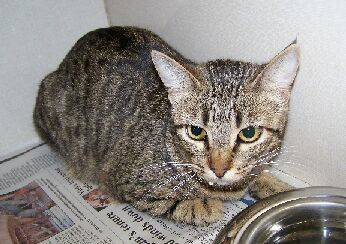
#> input picture computer_vision/image_transformations/cat.5000.jpg, 346 x 244 px
$ jupyter execute --allow-errors main.py.ipynb
#> lines starting #> are read from the running program, lines starting #| are printed output that depends on the picture
# Plot histogramas canais RGB

[cell 1]
import datetime
import os
from skimage.io import imread, imsave, imshow
import numpy as np
from skimage.transform import resize
import matplotlib.pyplot as plt


# [11 lines of commented-out code are left out]


import skimage
# Split
# img = resize(imread. (500, 500)))
# img = resize(imread('cat.5000.jpg'), (500, 500))
# img = rgb2gray(imread('cat.5000.jpg'))
#> (the rest of this cell did not finish here and is left out)

# Plot da Transformada de cor

[cell 2]
import skimage
# Split
img = resize(imread('cat.5000.jpg'), (500, 500))
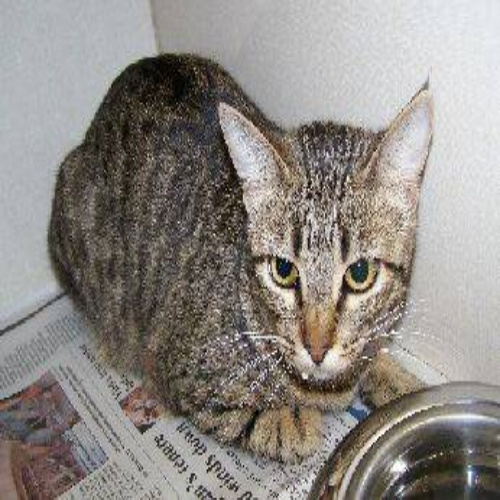
#> img: shape (500, 500, 3) float64; mean R, G, B 0.562, 0.542, 0.524

red_c_mul = [1,0,0]
green_c_mul = [0,1,0]
blue_c_mul = [0,0,1]
shift = [3,3,3]

#Ligth intensity change
ligth_int_chg = (red_c_mul * img) + (green_c_mul * img) + (blue_c_mul * img)

#Ligth intensity shift
ligth_int_sft = img + shift

ligth_int_cng_plus_sft = ligth_int_chg + shift

img2 = skimage.img_as_uint(img)

red_channel = ligth_int_cng_plus_sft[:, :, 0]
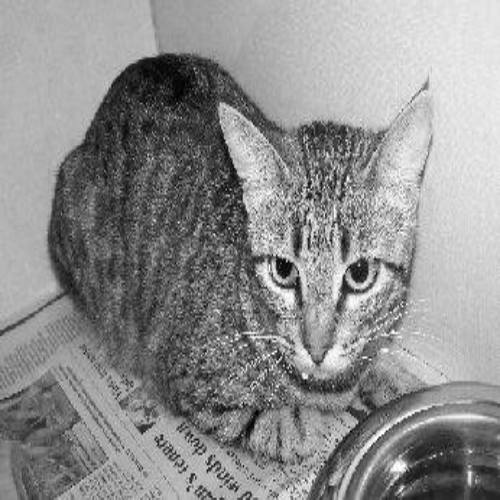
#> red_channel: shape (500, 500) float64; min 3, max 4, mean 3.56; drawn with min black and max white
green_channel = ligth_int_cng_plus_sft[:, :, 1]
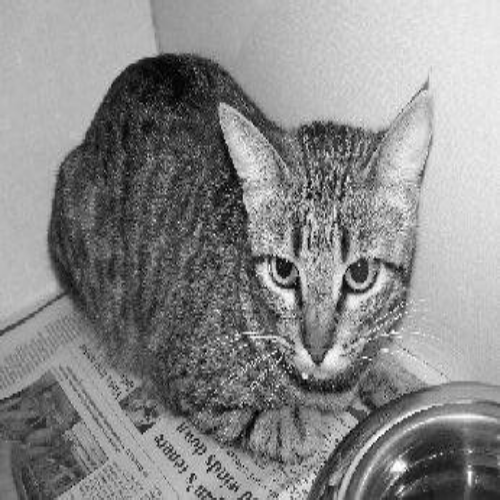
#> green_channel: shape (500, 500) float64; min 3, max 4, mean 3.54; drawn with min black and max white
blue_channel = ligth_int_cng_plus_sft[:, :, 2]
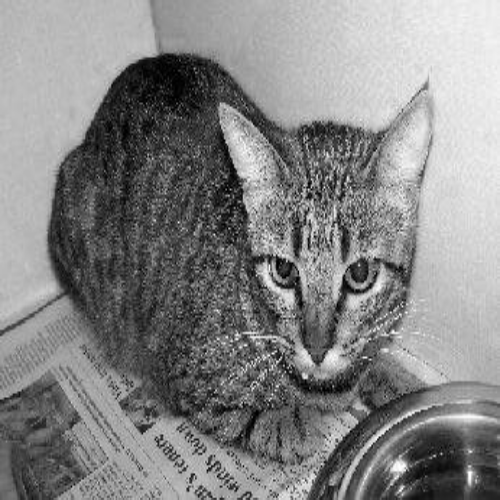
#> blue_channel: shape (500, 500) float64; min 3, max 4, mean 3.52; drawn with min black and max white

new_red = (red_channel - np.mean(red_channel))/np.std(red_channel)
new_green = (green_channel - np.mean(green_channel))/np.std(green_channel)
new_blue = (blue_channel - np.mean(blue_channel))/np.std(blue_channel)

img2[:, :, 0] = new_red
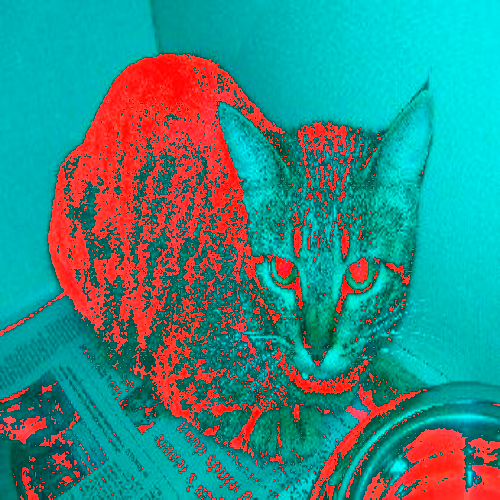
#> img2: shape (500, 500, 3) uint16; mean R, G, B 13853.5, 35547.2, 34338.5; drawn with min black and max white
img2[:, :, 1] =new_green
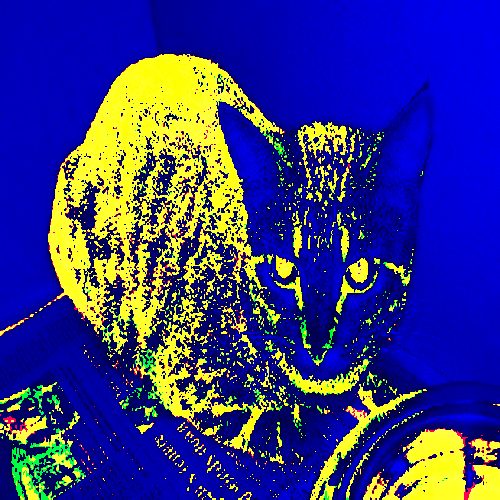
#> img2: shape (500, 500, 3) uint16; mean R, G, B 13853.5, 14332.9, 34338.5; drawn with min black and max white
img2[:, :, 2] =new_blue
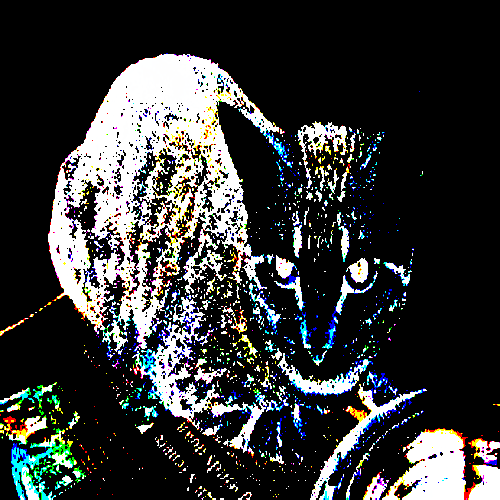
#> img2: shape (500, 500, 3) uint16; mean R, G, B 13853.5, 14332.9, 14304.6; drawn with min black and max white

fig, axs = plt.subplots(2,2, figsize=(10,8))

cax_00 = axs[0,0].imshow(img2)
axs[0,0].set_title('Original IMG - Ligth intensity change + shift - Transformada de cor')
axs[0,0].xaxis.set_major_formatter(plt.NullFormatter())  # kill xlabels
axs[0,0].yaxis.set_major_formatter(plt.NullFormatter())  # kill ylabels

cax_01 = axs[0,1].imshow(red_channel, cmap='Reds')
fig.colorbar(cax_01, ax=axs[0,1])
axs[0,1].set_title('')
axs[0,1].xaxis.set_major_formatter(plt.NullFormatter())
axs[0,1].yaxis.set_major_formatter(plt.NullFormatter())

cax_10 = axs[1,0].imshow(green_channel, cmap='Greens')
fig.colorbar(cax_10, ax=axs[1,0])
axs[1,0].set_title('Green Channel of Ligth intensity change + shift')
axs[1,0].xaxis.set_major_formatter(plt.NullFormatter())
axs[1,0].yaxis.set_major_formatter(plt.NullFormatter())

cax_11 = axs[1,1].imshow(blue_channel, cmap='Blues')
fig.colorbar(cax_11, ax=axs[1,1])
axs[1,1].set_title('Blue Channel of Ligth intensity shift')
axs[1,1].xaxis.set_major_formatter(plt.NullFormatter())
axs[1,1].yaxis.set_major_formatter(plt.NullFormatter())
plt.show()
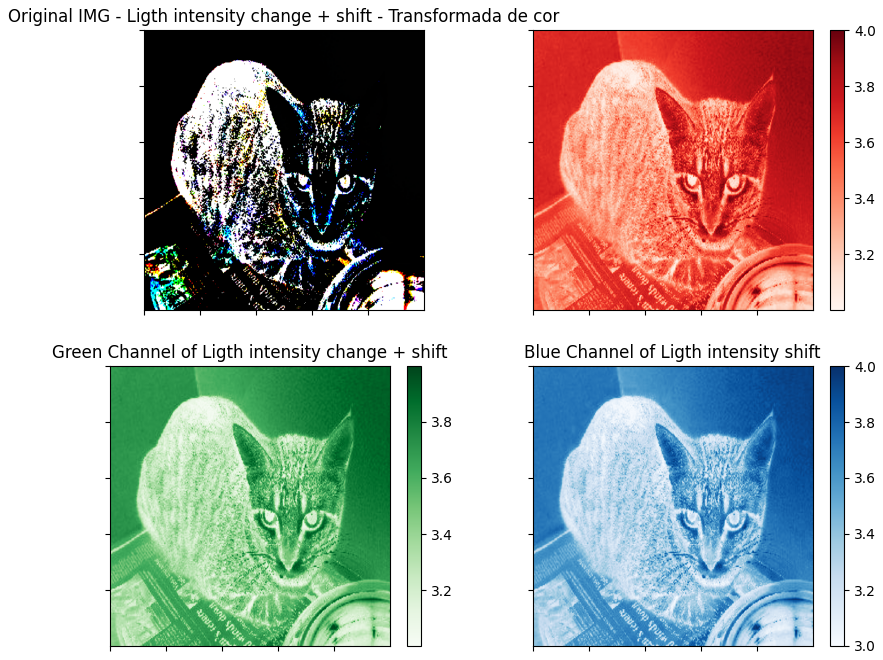
#> figure drawn by matplotlib, 7 panels

# Plot histograms
fig, axs = plt.subplots(3, sharex=True, sharey=True, figsize=(9,7))

axs[0].hist(new_red.ravel(), bins=10)
axs[0].set_title('Red channel of Ligth intensity change + shift - Transformada de cor')
axs[1].hist(new_green.ravel(), bins=10)
axs[1].set_title('Green channel of Ligth intensity change + shift - Transformada de cor')
axs[2].hist(new_blue.ravel(), bins=10)
axs[2].set_title('Blue channel of Ligth intensity change + shift - Transformada de cor')

plt.show()
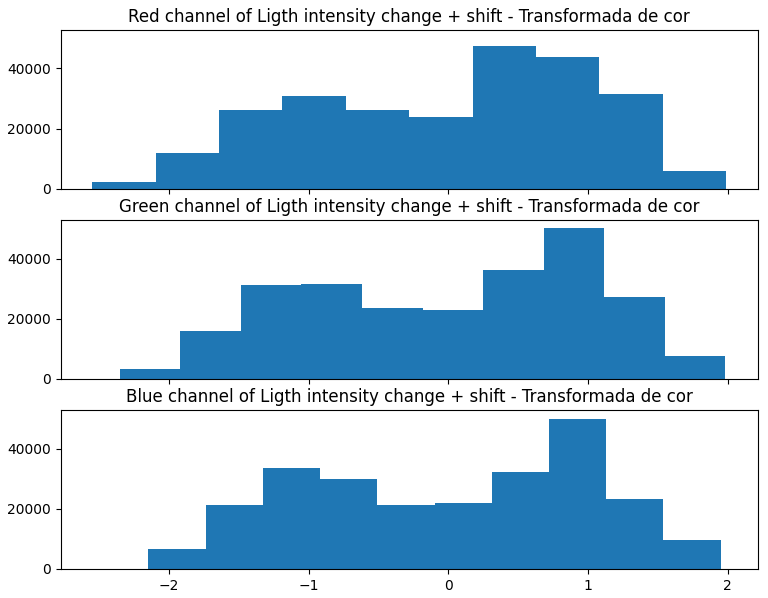
#> figure drawn by matplotlib, 3 panels; panel 3: tallest bar 49847 high, from x = 0.721 to 1.13

# Plot único de RGB

[cell 3]
import cv2
import matplotlib.pyplot as plt
import skimage

img = resize(imread('cat.5000.jpg'), (500, 500))
img2 = skimage.img_as_uint(img)


red_channel = img[:, :, 0]
green_channel = img[:, :, 1]
blue_channel = img[:, :, 2]

new_red = (red_channel - np.mean(red_channel))/np.std(red_channel)
new_green = (green_channel - np.mean(green_channel))/np.std(green_channel)
new_blue = (blue_channel - np.mean(blue_channel))/np.std(blue_channel)

img2[:, :, 0] = new_red
img2[:, :, 1] = new_green
img2[:, :, 2] = new_blue


for i, col in enumerate(['b', 'g', 'r']):
    hist = cv2.calcHist([img2], [i], None, [256], [0, 256])
    plt.plot(hist, color = col)
    plt.xlim([-500, 500])


plt.show()
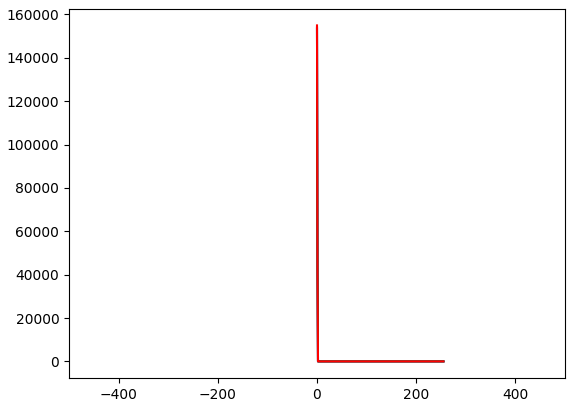
#> figure drawn by matplotlib, 1 panel; curve peaks at x = 0, y = 153998; curve peaks at x = 0, y = 153525; curve peaks at x = 0, y = 154960

[cell 4]
img = imread('cat.5000.jpg')
#> img is the input picture: shape (244, 346, 3); mean R, G, B 143.3, 138.3, 133.6

red_c_mul = [1,0,0]
green_c_mul = [0,1,0]
blue_c_mul = [0,0,1]
shift = [3,3,3]

#Ligth intensity change
ligth_int_chg = (red_c_mul * img) + (green_c_mul * img) + (blue_c_mul * img)

#Ligth intensity shift
ligth_int_sft = img + shift
#> ligth_int_sft: shape (244, 346, 3) int64

#Ligth intensity change + shift
ligth_int_cng_plus_sft = ligth_int_chg + shift

# fig, (ax0, ax1, ax2, ax3) = plt.subplots(ncols = 4, figsize=(16,8))

plt.figure(figsize=(11,2.5))
#> (the rest of this cell did not finish here and is left out)
